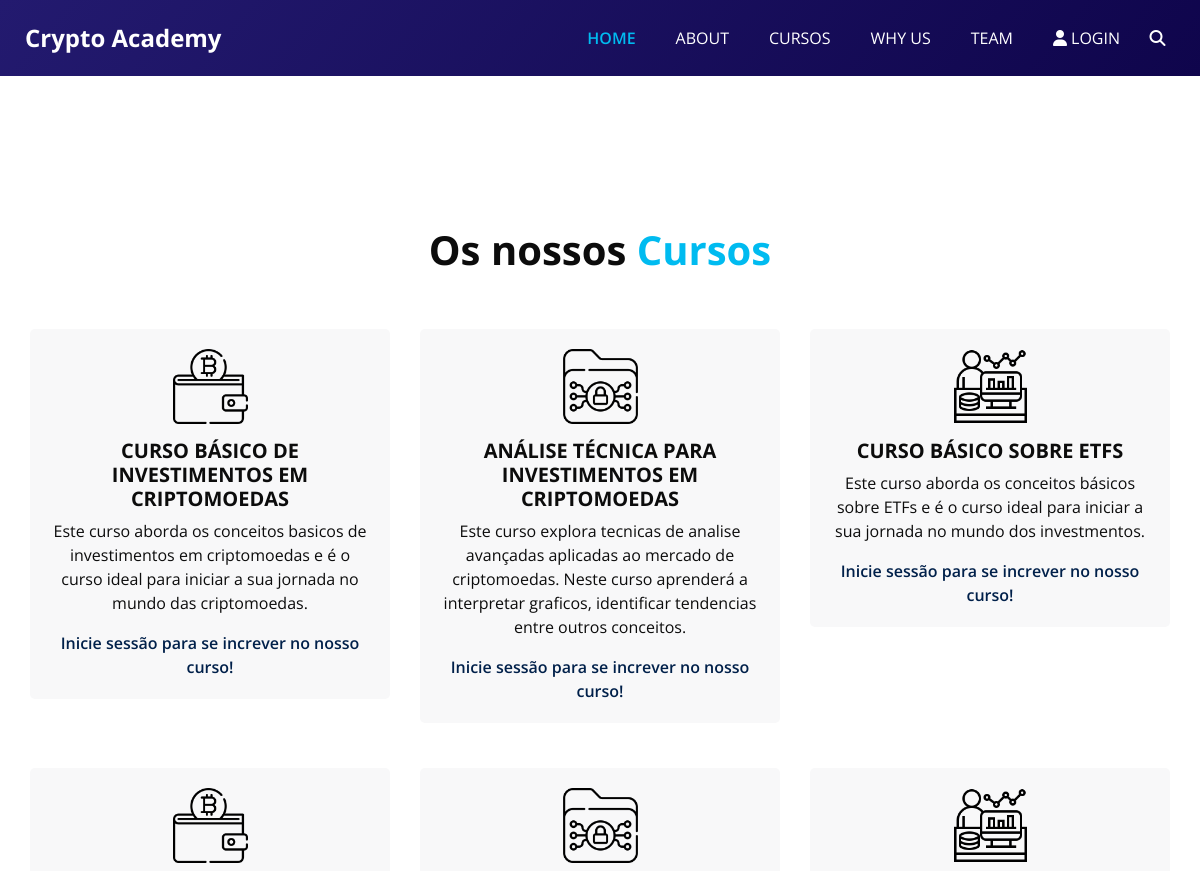
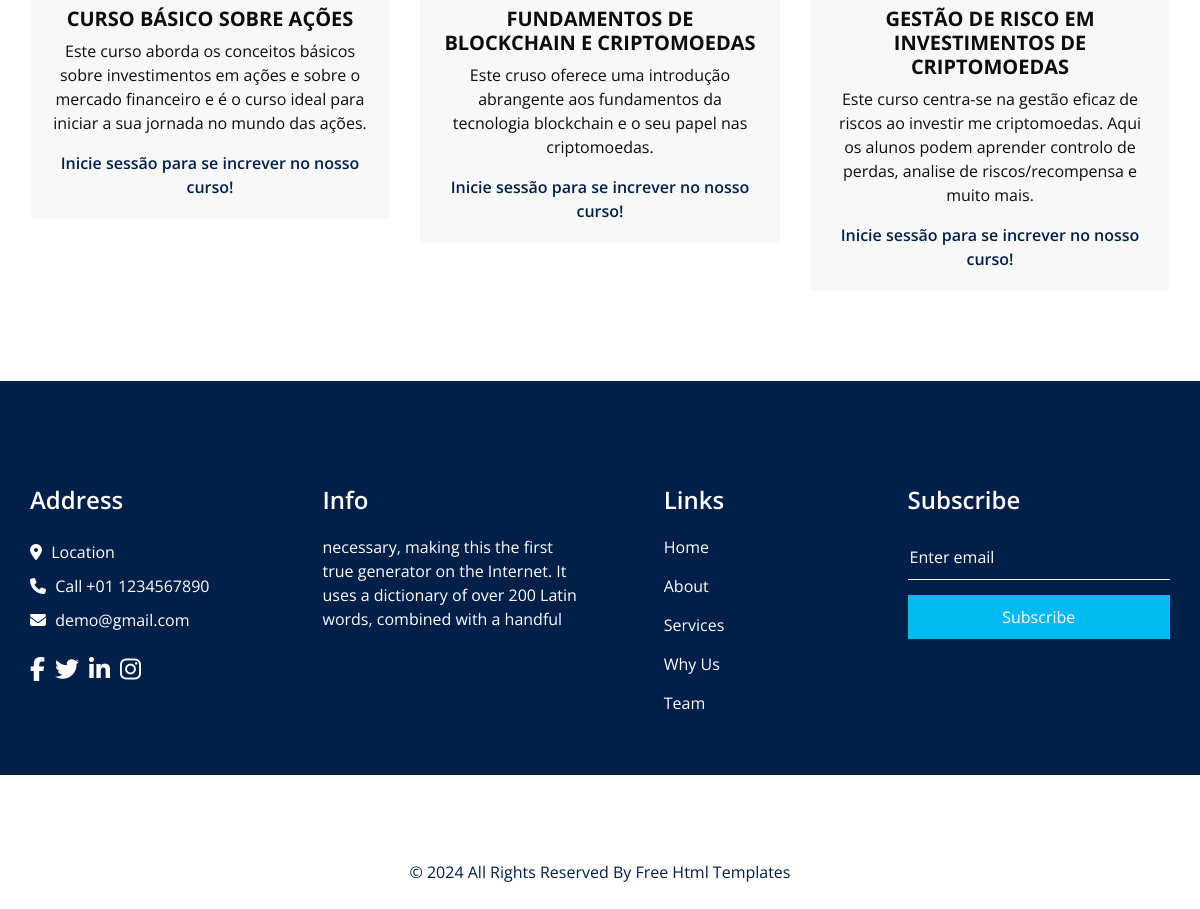
The app's page /paginas/cursos.php with its own data (2 pictures, top to bottom).
### tables this page shows
CREATE TABLE `curso` (
                         `id_curso` int(11) NOT NULL,
                         `docente` varchar(100) NOT NULL,
                         `nome` varchar(50) NOT NULL,
                         `descricao` text NOT NULL,
                         `max_num` int(10) NOT NULL DEFAULT 10
);

### paginas/cursos.php (the view, shortened to what this page needs)
<?php
global $conn;
$cursos = array();
$sql = "SELECT nome, descricao, id_curso FROM curso ";
$result = mysqli_query($conn, $sql);
if(mysqli_num_rows($result)>0){
    while($row = mysqli_fetch_assoc($result)){
        $cursos[] = $row;
    }
}
function printCursos($curso, $img, $sessao){
    if($sessao){
        echo '
          <div class="col-md-4 ">
             <div class="box ">
                 <div class="img-box">
                     <img src="s'.$img.'.png" alt="">
                 </div>
                 <div class="detail-box">
                    <h5>
                        '.$curso['nome'].'
                    </h5>
                    <p>
                        '.$curso['descricao'].'
                    </p>
                        <a href="inscricaoCurso.php?id='.$curso['id_curso'].'">
                            Inscreva-se!
                        </a>
                 </div>
             </div>
          </div>';
    }else{
        echo '
          <div class="col-md-4 ">
             <div class="box ">
                 <div class="img-box">
                     <img src="s'.$img.'.png" alt="">
                 </div>
                 <div class="detail-box">
                    <h5>
                        '.$curso['nome'].'
                    </h5>
                    <p>
                        '.$curso['descricao'].'
                    </p>
                        <a href="login.html">
                            Inicie sessão para se increver no nosso curso!
                        </a>
                 </div>
             </div>
          </div>';
    }
}
?>
<!DOCTYPE html>
<html>
<head>
  <link rel="stylesheet" type="text/css" href="bootstrap.css" />
  <link rel="stylesheet" type="text/css" href="https://cdnjs.cloudflare.com/ajax/libs/OwlCarousel2/2.3.4/assets/owl.carousel.min.css" />
  <link href="font-awesome.min.css" rel="stylesheet" />
  <link href="style.css" rel="stylesheet" />
  <link href="responsive.css" rel="stylesheet" />
</head>
<body class="sub_page">
  <div class="hero_area">
      <header class="header_section">
          <div class="container-fluid">
              <nav class="navbar navbar-expand-lg custom_nav-container ">
                  <a class="navbar-brand" href="paginaPrincipal.php">
            <span>
              Crypto Academy
            </span>
                  </a>
                  <div class="collapse navbar-collapse" id="navbarSupportedContent">
                      <ul class="navbar-nav  ">
                          <li class="nav-item active">
                              <a class="nav-link" href="paginaPrincipal.php">Home <span class="sr-only">(current)</span></a>
                          </li>
                          <li class="nav-item">
                              <a class="nav-link" href="about.html"> About</a>
                          </li>
                          <li class="nav-item">
                              <a class="nav-link" href="cursos.php">Cursos</a>
                          </li>
                          <li class="nav-item">
                              <a class="nav-link" href="why.html">Why Us</a>
                          </li>
                          <li class="nav-item">
                              <a class="nav-link" href="team.html">Team</a>
                          </li>
                          <li class="nav-item">
                              <?php
                              if(isset($_SESSION["user"])){
                                  echo '<a class="nav-link" href="logout.php"> <i class="fa fa-user" aria-hidden="true"></i> Logout</a>';
                              }else{
                                  echo '<a class="nav-link" href="login.html"> <i class="fa fa-user" aria-hidden="true"></i> Login</a>';
                              }
                              ?>
                          </li>
                          <form class="form-inline">
                              <button class="btn  my-2 my-sm-0 nav_search-btn" type="submit">
                                  <i class="fa fa-search" aria-hidden="true"></i>
                              </button>
                          </form>
                      </ul>
                  </div>
              </nav>
          </div>
      </header>
  </div>
  <section class="service_section layout_padding">
    <div class="service_container">
      <div class="container ">
        <div class="heading_container heading_center">
          <h2>
            Os nossos <span>Cursos</span>
          </h2>
        </div>
          <?php
          $sql = "SELECT *, COUNT(*) as total FROM curso";
          $result = mysqli_query($conn, $sql);
          $count = 0;
          if(mysqli_num_rows($result)>0) {
              $row = mysqli_fetch_assoc($result);
              for ($i = 3; $i < $row["total"] + 3; $i++) {
                  if ($i % 3 == 0) {
                      echo '<div class="row">';
                  }
                  $curso = $cursos[$count];
                  echo printCursos($curso, ($i%3)+1, isset($_SESSION["user"]));
                  if ($i % 3 == 2) {
                      echo '</div>';
                  }
                  $count++;
              }
          }
          ?>
      </div>
    </div>
  </section>
  <section class="info_section layout_padding2">
    <div class="container">
      <div class="row">
        <div class="col-md-6 col-lg-3 info_col">
          <div class="info_contact">
            <h4>
              Address
            </h4>
            <div class="contact_link_box">
              <a href="">
                <i class="fa fa-map-marker" aria-hidden="true"></i>
                <span>
                  Location
                </span>
              </a>
              <a href="">
                <i class="fa fa-phone" aria-hidden="true"></i>
                <span>
                  Call +01 1234567890
                </span>
              </a>
              <a href="">
                <i class="fa fa-envelope" aria-hidden="true"></i>
                <span>
                  demo@gmail.com
                </span>
              </a>
            </div>
          </div>
          <div class="info_social">
            <a href="">
              <i class="fa fa-facebook" aria-hidden="true"></i>
            </a>
            <a href="">
              <i class="fa fa-twitter" aria-hidden="true"></i>
            </a>
            <a href="">
              <i class="fa fa-linkedin" aria-hidden="true"></i>
            </a>
            <a href="">
              <i class="fa fa-instagram" aria-hidden="true"></i>
            </a>
          </div>
        </div>
        <div class="col-md-6 col-lg-3 info_col">
          <div class="info_detail">
            <h4>
              Info
            </h4>
            <p>
              necessary, making this the first true generator on the Internet. It uses a dictionary of over 200 Latin words, combined with a handful
            </p>
          </div>
        </div>
        <div class="col-md-6 col-lg-2 mx-auto info_col">
          <div class="info_link_box">
            <h4>
              Links
            </h4>
            <div class="info_links">
              <a class="active" href="paginaPrincipal.php">
                Home
              </a>
              <a class="" href="about.html">
                About
              </a>
              <a class="" href="cursos.html">
                Services
              </a>
              <a class="" href="why.html">
                Why Us
              </a>
              <a class="" href="team.html">
                Team
              </a>
            </div>
          </div>
        </div>
        <div class="col-md-6 col-lg-3 info_col ">
          <h4>
            Subscribe
          </h4>
          <form action="#">
            <input type="text" placeholder="Enter email" />
            <button type="submit">
              Subscribe
            </button>
          </form>
        </div>
      </div>
    </div>
  </section>
  <section class="footer_section">
    <div class="container">
      <p>
        &copy; <span id="displayYear"></span> All Rights Reserved By
        <a href="https://html.design/">Free Html Templates</a>
      </p>
    </div>
  </section>
</body>
</html>

### paginas/responsive.css (style rules this page uses)
@media (min-width: 1200px) { .container { max-width: 1170px; } }

### records on screen
curso: nome "CURSO BÁSICO DE INVESTIMENTOS EM CRIPTOMOEDAS", descricao "Este curso aborda os conceitos basicos de investimentos em criptomoedas e é o curso ideal para iniciar a sua jornada no mundo das criptomoedas."
curso: nome "ANÁLISE TÉCNICA PARA INVESTIMENTOS EM CRIPTOMOEDAS", descricao "Este curso explora tecnicas de analise avançadas aplicadas ao mercado de criptomoedas. Neste curso aprenderá a interpretar graficos, identificar tendencias entre outros conceitos."
curso: nome "CURSO BÁSICO SOBRE ETFS", descricao "Este curso aborda os conceitos básicos sobre ETFs e é o curso ideal para iniciar a sua jornada no mundo dos investmentos."
curso: nome "CURSO BÁSICO SOBRE AÇÕES", descricao "Este curso aborda os conceitos básicos sobre investimentos em ações e sobre o mercado financeiro e é o curso ideal para iniciar a sua jornada no mundo das ações."
curso: nome "FUNDAMENTOS DE BLOCKCHAIN E CRIPTOMOEDAS", descricao "Este cruso oferece uma introdução abrangente aos fundamentos da tecnologia blockchain e o seu papel nas criptomoedas."
curso: nome "GESTÃO DE RISCO EM INVESTIMENTOS DE CRIPTOMOEDAS", descricao "Este curso centra-se na gestão eficaz de riscos ao investir me criptomoedas. Aqui os alunos podem aprender controlo de perdas, analise de riscos/recompensa e muito mais."
